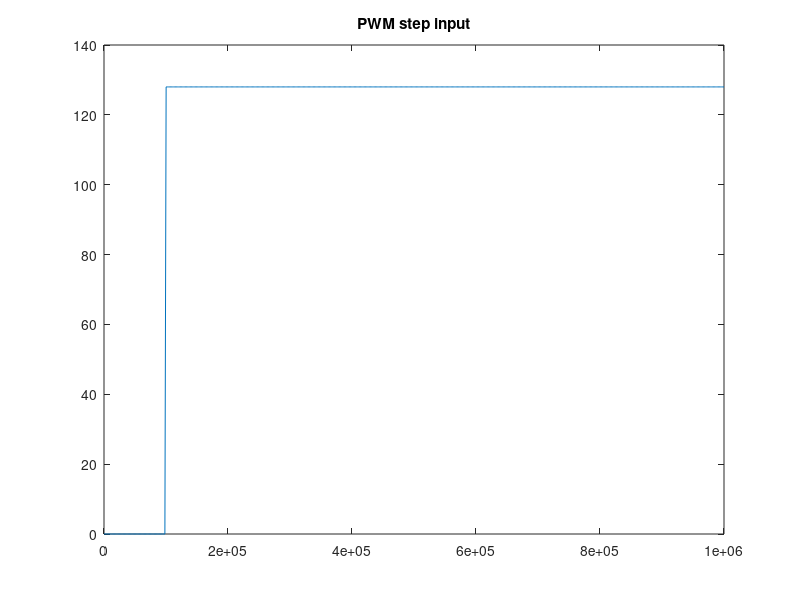
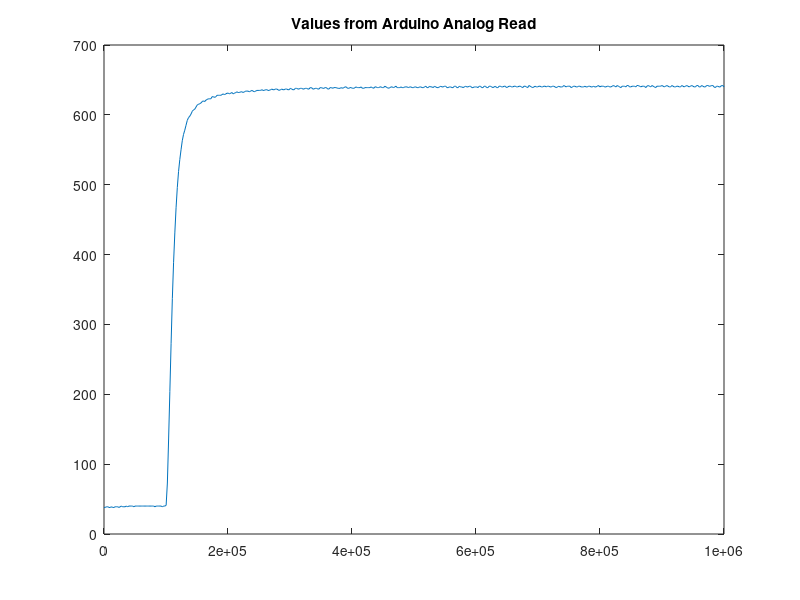
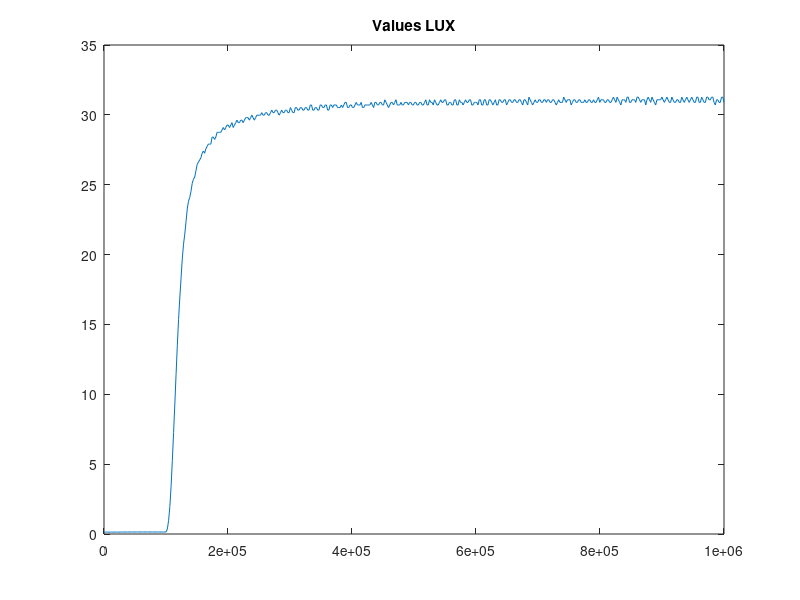

These figures' MATLAB source, in order:
clear; close all; clc;

values = [38.00;
38.00;
39.00;
39.00;
38.00;
38.00;
39.00;
38.00;
38.00;
39.00;
39.00;
39.00;
38.00;
39.00;
40.00;
39.00;
39.00;
39.00;
40.00;
39.00;
40.00;
40.00;
40.00;
40.00;
39.00;
40.00;
40.00;
40.00;
40.00;
40.00;
40.00;
40.00;
40.00;
40.00;
40.00;
40.00;
40.00;
40.00;
40.00;
40.00;
40.00;
39.00;
40.00;
40.00;
40.00;
40.00;
40.00;
39.00;
40.00;
40.00;
41.00;
73.00;
136.00;
204.00;
273.00;
337.00;
389.00;
431.00;
467.00;
496.00;
519.00;
536.00;
550.00;
563.00;
572.00;
578.00;
585.00;
592.00;
596.00;
598.00;
601.00;
605.00;
607.00;
608.00;
611.00;
614.00;
615.00;
616.00;
617.00;
619.00;
620.00;
619.00;
621.00;
622.00;
623.00;
623.00;
623.00;
626.00;
626.00;
625.00;
626.00;
628.00;
628.00;
628.00;
628.00;
629.00;
630.00;
629.00;
630.00;
631.00;
631.00;
630.00;
631.00;
632.00;
630.00;
631.00;
632.00;
633.00;
632.00;
632.00;
633.00;
633.00;
632.00;
633.00;
634.00;
634.00;
634.00;
633.00;
634.00;
635.00;
634.00;
633.00;
634.00;
635.00;
635.00;
635.00;
635.00;
636.00;
635.00;
635.00;
636.00;
636.00;
635.00;
635.00;
636.00;
637.00;
636.00;
636.00;
637.00;
637.00;
636.00;
635.00;
636.00;
637.00;
636.00;
636.00;
637.00;
637.00;
636.00;
636.00;
638.00;
637.00;
636.00;
636.00;
638.00;
638.00;
637.00;
637.00;
638.00;
638.00;
637.00;
637.00;
638.00;
638.00;
637.00;
637.00;
639.00;
639.00;
637.00;
637.00;
638.00;
638.00;
637.00;
637.00;
639.00;
639.00;
638.00;
638.00;
639.00;
639.00;
637.00;
637.00;
639.00;
639.00;
638.00;
639.00;
639.00;
639.00;
638.00;
638.00;
638.00;
639.00;
638.00;
639.00;
640.00;
640.00;
638.00;
638.00;
639.00;
639.00;
638.00;
638.00;
639.00;
640.00;
639.00;
639.00;
639.00;
640.00;
638.00;
638.00;
639.00;
639.00;
639.00;
639.00;
639.00;
640.00;
639.00;
638.00;
640.00;
640.00;
639.00;
639.00;
640.00;
640.00;
639.00;
639.00;
641.00;
640.00;
639.00;
638.00;
639.00;
640.00;
640.00;
639.00;
640.00;
641.00;
639.00;
639.00;
639.00;
640.00;
639.00;
639.00;
640.00;
640.00;
640.00;
639.00;
640.00;
640.00;
639.00;
639.00;
640.00;
640.00;
639.00;
639.00;
640.00;
640.00;
639.00;
639.00;
640.00;
641.00;
639.00;
639.00;
641.00;
640.00;
640.00;
639.00;
641.00;
640.00;
639.00;
639.00;
640.00;
641.00;
640.00;
640.00;
641.00;
641.00;
639.00;
639.00;
640.00;
640.00;
639.00;
639.00;
641.00;
641.00;
639.00;
639.00;
641.00;
640.00;
640.00;
639.00;
640.00;
641.00;
640.00;
640.00;
641.00;
641.00;
639.00;
639.00;
640.00;
640.00;
640.00;
639.00;
641.00;
641.00;
639.00;
639.00;
641.00;
641.00;
639.00;
639.00;
641.00;
641.00;
640.00;
639.00;
640.00;
641.00;
639.00;
639.00;
641.00;
641.00;
640.00;
640.00;
641.00;
641.00;
639.00;
640.00;
641.00;
641.00;
640.00;
640.00;
641.00;
641.00;
640.00;
640.00;
641.00;
641.00;
640.00;
639.00;
641.00;
641.00;
640.00;
639.00;
642.00;
641.00;
640.00;
639.00;
640.00;
641.00;
640.00;
640.00;
641.00;
641.00;
640.00;
640.00;
641.00;
641.00;
640.00;
641.00;
641.00;
640.00;
640.00;
641.00;
641.00;
640.00;
639.00;
640.00;
641.00;
640.00;
640.00;
640.00;
642.00;
641.00;
640.00;
641.00;
641.00;
641.00;
639.00;
640.00;
641.00;
641.00;
640.00;
640.00;
641.00;
641.00;
640.00;
640.00;
640.00;
641.00;
640.00;
640.00;
641.00;
641.00;
640.00;
640.00;
641.00;
640.00;
640.00;
641.00;
642.00;
640.00;
641.00;
641.00;
641.00;
640.00;
640.00;
641.00;
641.00;
640.00;
640.00;
641.00;
642.00;
641.00;
640.00;
642.00;
641.00;
640.00;
639.00;
641.00;
641.00;
641.00;
640.00;
642.00;
642.00;
640.00;
640.00;
641.00;
641.00;
641.00;
640.00;
642.00;
642.00;
641.00;
640.00;
641.00;
641.00;
641.00;
639.00;
641.00;
642.00;
641.00;
640.00;
642.00;
641.00;
640.00;
639.00;
641.00;
641.00;
641.00;
641.00;
642.00;
641.00;
640.00;
641.00;
642.00;
641.00;
640.00;
640.00;
642.00;
641.00;
640.00;
640.00;
641.00;
641.00;
640.00;
640.00;
642.00;
641.00;
640.00;
641.00;
642.00;
641.00;
640.00;
641.00;
642.00;
641.00;
640.00;
640.00;
642.00;
642.00;
640.00;
640.00;
642.00;
641.00;
640.00;
640.00;
642.00;
642.00;
641.00;
641.00;
642.00;
642.00;
640.00;
639.00;
641.00;
641.00;
640.00;
640.00;
642.00;
642.00;
640.00;
];

AR = values;

PWM = zeros(500,1);

R1 = 10;
m = -0.692;
b = 1.808;

f = R1*(5-((AR.*5)./(1023)))./((AR.*5)./(1023));
lux = 10.^((log10(f)-b)/m);

PWM(51:500) = 128;

t = linspace(0,1e6,length(PWM))';

figure
plot(t,PWM)
title('PWM step input')
figure
plot(t,AR)
title('Values from Arduino Analog Read')

figure
plot(t,lux)
title('Values LUX')

